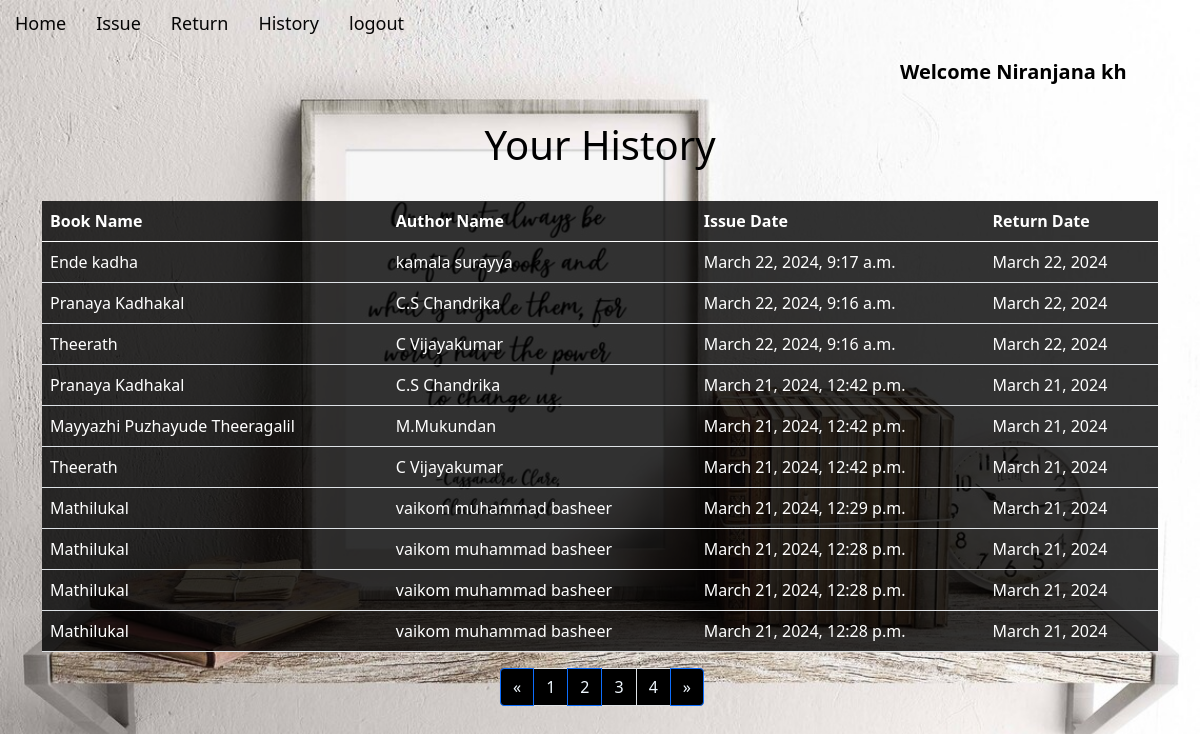
The page /history/?page=2 (signed in) on the database its author committed.
### app/models.py (models this page shows, shortened)
class IssuedItem(models.Model):
    book_id = models.ForeignKey(Book, on_delete=models.CASCADE)
    user_id = models.ForeignKey(User, on_delete=models.CASCADE)
    issue_date = models.DateTimeField(default=timezone.now)
    return_date = models.DateField(blank=True, null=True)

class Book(models.Model):
    book_name = models.CharField(max_length=150)
    author_name = models.CharField(max_length=200)
    quantity = models.IntegerField(default=1)
    subject = models.CharField(max_length=2000)
    book_add_time = models.TimeField(default=timezone.now)
    book_add_date = models.DateField(default=timezone.now)
    class Meta:
        unique_together = ('book_name', 'author_name')

### app/views.py (the view)
# urls.py: path('history/',views.history,name='history'),
@login_required(login_url='loginn')
def history(request):
    my_items = IssuedItem.objects.filter(user_id=request.user).order_by('-issue_date')
    paginator = Paginator(my_items, 10)
    page_number = request.GET.get('page')
    try:
        show_data_final = paginator.get_page(page_number)
    except ValueError:
        show_data_final = []
    return render(request, 'history.html', {'books': show_data_final})

### app/templates/history.html (shortened to what this page needs)
{% extends 'base.html' %}
{% load static %}
    {% block content %}
    <div style="text-align: center;color: aliceblue;">
        <br>
        <h1 style="color: black;">Your History</h1>
        <br>
    </div>
    <div class="container">
        <table class="table" style="background-color: rgba(0, 0, 0, 0.8); color:white;">
            <thead class="thead-dark">
                <tr>
                    <th scope="col">Book Name</th>
                    <th scope="col">Author Name</th>
                    <th scope="col">Issue Date</th>
                    <th scope="col">Return Date</th>
                </tr>
            </thead>
            <tbody>
                {% for book in books %}
                <tr>
                    <td>{{book.book_id.book_name}}</td>
                    <td>{{book.book_id.author_name}}</td>
                    <td>{{book.issue_date}}</td>
                    <td>{{book.return_date}}</td>
                </tr>
                {% endfor %}
            </tbody>
        </table>
    </div>
    <div class="mx-auto" style="width: 200px;">
        <nav aria-label="..." >
            <ul class="pagination ms-10" >
                {% if books.has_previous %}
                <li class="page-item active">
                    <a
                    class="page-link"
                    href="?page={{books.previous_page_number}}"
                     tabindex="-1"  style="background-color: black; color: aliceblue;">
                        &laquo;</a>
                </li>
                {% endif %}
                {% for i in "x"|ljust:books.paginator.num_pages %}
                <li
                 class="page-item {% if forloop.counter == books.number %}active{% endif %}">
                     {% if books.paginator.num_pages > 1 %}
                    <a class="page-link" href="?page={{forloop.counter}}" style="background-color: black; color: aliceblue;">
                        {{forloop.counter}}</a>
                    {% endif %}
                </li>
                {% endfor %} {% if books.has_next %}
                <li class="page-item active">
                    <a class="page-link" href="?page={{books.next_page_number}}"  style="background-color: black; color: aliceblue;">&raquo;</a>
                </li>
                {% endif %}
            </ul>
        </nav>
    </div>
    {% endblock %}

### app/templates/base.html (shortened to what this page needs)
{% load static %}
<!DOCTYPE html>
<html lang="en">
<head>
  <link href="https://cdn.jsdelivr.net/npm/bootstrap@5.0.2/dist/css/bootstrap.min.css" rel="stylesheet"
>
  <link rel="stylesheet" href="{% static 'css/base.css' %}">
</head>
<body>
  <ul class="nav">
    {% if not user.is_authenticated %}
    <li class="nav-item">
      <a class="nav-link" href="{% url 'signUp' %}">signup</a>
    </li>
    <li class="nav-item">
      <a class="nav-link" href="{% url 'loginn' %}">login</a>
    </li>
    {% else %}
    <li class="nav-item">
      <a class="nav-link" href="/">Home</a>
    </li>
    <li class="nav-item">
      <a class="nav-link" href="{% url 'issue' %}">Issue</a>
    </li>
    <li class="nav-item">
      <a class="nav-link" href="{% url 'return' %}">Return</a>
    </li>
    <li class="nav-item">
      <a class="nav-link" href="{% url 'history' %}">History</a>
    </li>
    <li class="nav-item">
      <a class="nav-link " href="{% url 'logout1' %}">logout</a>
    </li>
    <li class="nav justify-content-end">
      {% if user.is_authenticated %}
        <a class="navbar-brand" style="color: rgb(0, 0, 0);  padding: 10px 15px;padding-left: 900px; font-size: 20px;"><b>Welcome {{user}}</b></a>
      {% endif %}
    </li>
    {% endif %}
  </ul>
  {% block content %}{% endblock %}
</body>
</html>

### app/static/css/base.css (style rules this page uses)
body { background-image: url('../images/base1.jpg'); background-size: cover; }
.nav-link { color: rgb(5, 5, 5); font-size: large; text-decoration: none; padding: 10px 15px; border-radius: 5px; transition: background-color 0.3s ease; }

### rows shown on the page
IssuedItem: book_id.book_name "Ende kadha", book_id.author_name "kamala surayya", issue_date "March 22, 2024, 9:17 a.m.", return_date "March 22, 2024"
IssuedItem: book_id.book_name "Pranaya Kadhakal", book_id.author_name "C.S Chandrika", issue_date "March 22, 2024, 9:16 a.m.", return_date "March 22, 2024"
IssuedItem: book_id.book_name "Theerath", book_id.author_name "C Vijayakumar", issue_date "March 22, 2024, 9:16 a.m.", return_date "March 22, 2024"
IssuedItem: book_id.book_name "Pranaya Kadhakal", book_id.author_name "C.S Chandrika", issue_date "March 21, 2024, 12:42 p.m.", return_date "March 21, 2024"
IssuedItem: book_id.book_name "Mayyazhi Puzhayude Theeragalil", book_id.author_name "M.Mukundan", issue_date "March 21, 2024, 12:42 p.m.", return_date "March 21, 2024"
IssuedItem: book_id.book_name "Theerath", book_id.author_name "C Vijayakumar", issue_date "March 21, 2024, 12:42 p.m.", return_date "March 21, 2024"
IssuedItem: book_id.book_name "Mathilukal", book_id.author_name "vaikom muhammad basheer", issue_date "March 21, 2024, 12:29 p.m.", return_date "March 21, 2024"
IssuedItem: book_id.book_name "Mathilukal", book_id.author_name "vaikom muhammad basheer", issue_date "March 21, 2024, 12:28 p.m.", return_date "March 21, 2024"
IssuedItem: book_id.book_name "Mathilukal", book_id.author_name "vaikom muhammad basheer", issue_date "March 21, 2024, 12:28 p.m.", return_date "March 21, 2024"
IssuedItem: book_id.book_name "Mathilukal", book_id.author_name "vaikom muhammad basheer", issue_date "March 21, 2024, 12:28 p.m.", return_date "March 21, 2024"

### other values the page prints
{{ user }} "Niranjana kh"
